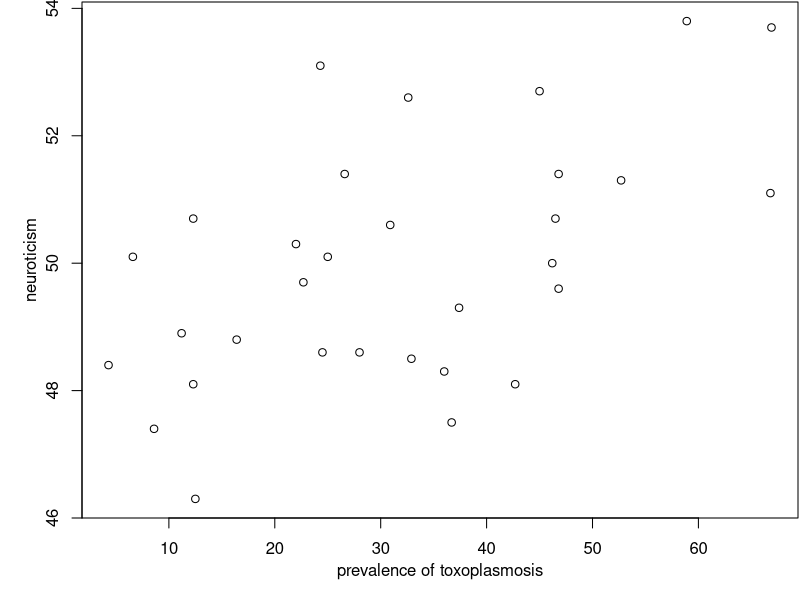
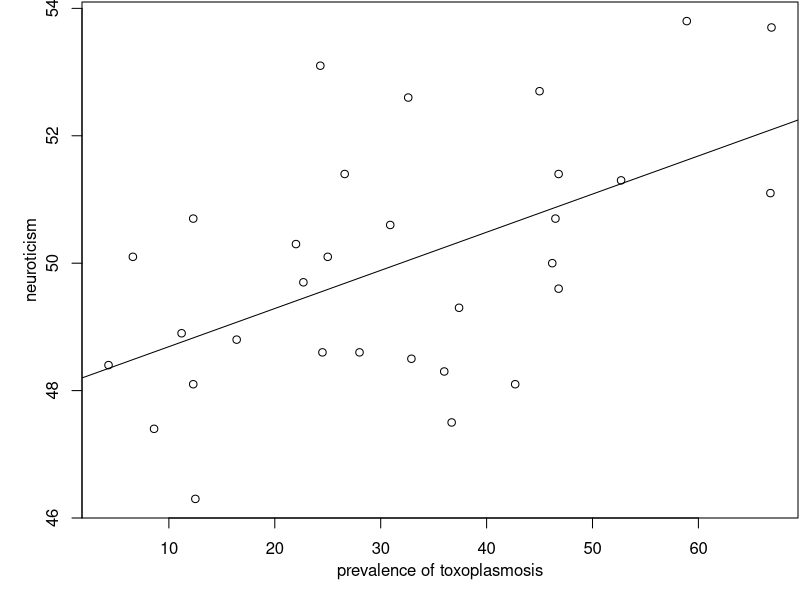
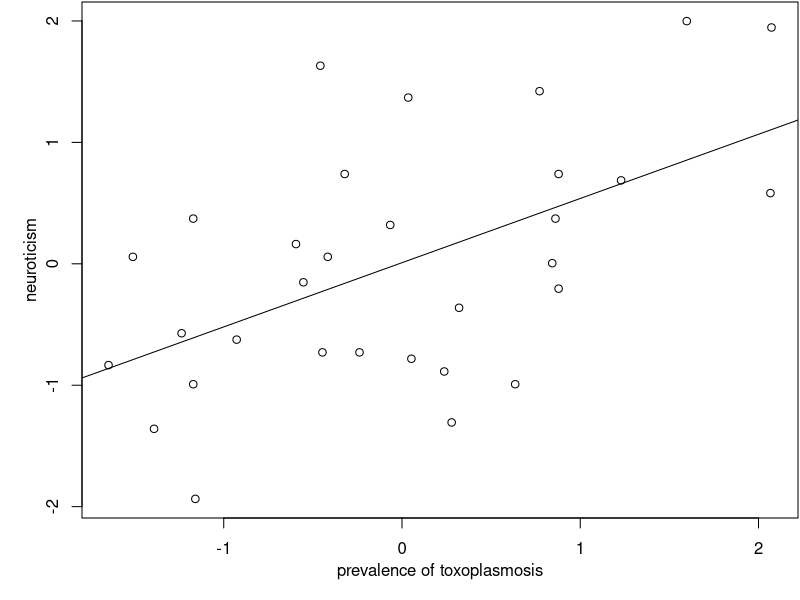
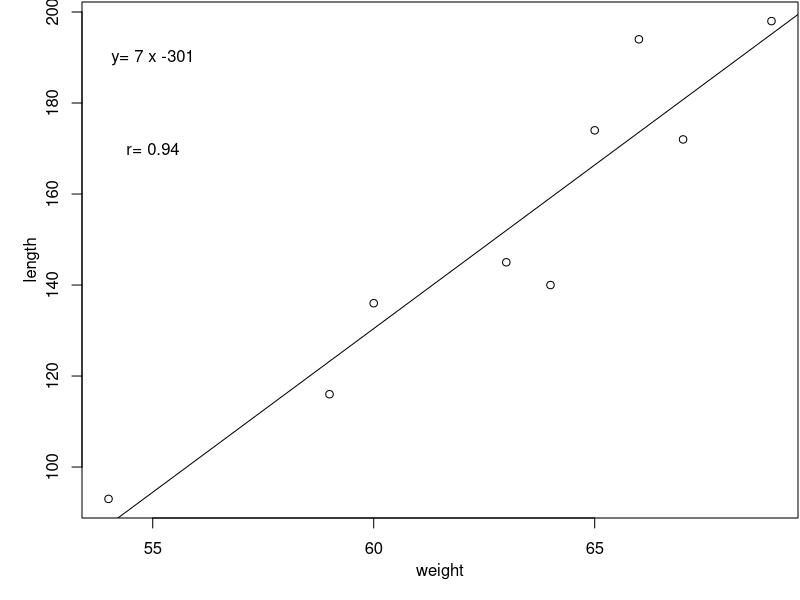

R code for these plots, in order:
# "Can the common brain parasite, Toxoplasma gondii, influence human culture?"
#  Kevin D Lafferty, Proc Royal Soc B 2006
# from http://rspb.royalsocietypublishing.org/content/273/1602/2749/T1.expansion.html

toxo <- read.table("toxo.csv",header=TRUE)

pdf(file="ex24-toxo.pdf", width=3, height=2.5, pointsize=10)
par(mar=c(4,4,0,0)+.1,mgp=c(2.1,1,0))
plot( N18 ~ prevalence, data=toxo, ylab="neuroticism", xlab="prevalence of toxoplasmosis" )
dev.off()

pdf(file="ex24-toxo-line.pdf", width=3, height=2.5, pointsize=10)
par(mar=c(4,4,0,0)+.1,mgp=c(2.1,1,0))
plot( N18 ~ prevalence, data=toxo, ylab="neuroticism", xlab="prevalence of toxoplasmosis" )
abline(coef( lm(N18 ~ prevalence, data=toxo) ) )
dev.off()

pdf(file="ex24-toxo-sdized.pdf", width=3, height=2.5, pointsize=10)
par(mar=c(4,4,0,0)+.1,mgp=c(2.1,1,0))
plot( scale(N18) ~ scale(prevalence), data=toxo, ylab="neuroticism", xlab="prevalence of toxoplasmosis" )
abline(coef( lm(scale(N18) ~ scale(prevalence), data=toxo) ) )
dev.off()

## snakes example

xy <- data.frame(
        x=c(60,69,66,64,54,67,59,65,63),
        y=c(136,198,194,140,93,172,116,174,145)
    )
xylm <- lm(y~x,data=xy)

pdf(file="snakes-cor-ex.pdf",width=3,height=2.5)
par(mar=c(4,4,0,0)+.1,mgp=c(2.1,1,0))
plot(xy,xlab="weight",ylab="length")
abline(coef(xylm))
text(55,190,labels=paste("y=",round(coef(xylm)[2],0),"x",round(coef(xylm)[1],0)))
text(55,170,labels=paste("r=", round(cor(xy$x,xy$y),2) ) )
dev.off()
